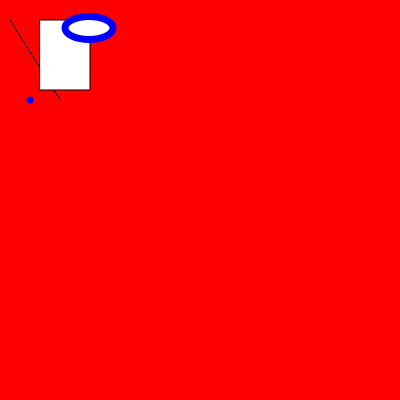
Frame 1 (no input)
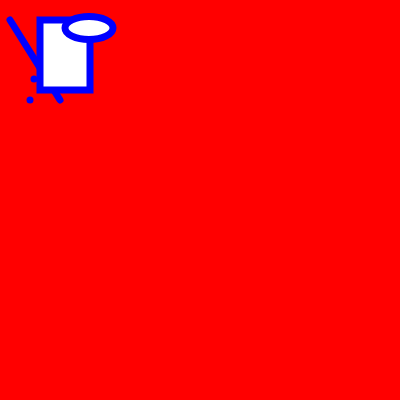
Frame 60 (no input)
Frame 120 (the mouse pressed at the canvas centre since frame 60): identical to frame 60, image omitted

The p5.js sketch that drew these frames (run headless with seeded random() and noise() and a simulated clock; from frame 60 on, the mouse is pressed at the canvas centre):

// p5.js sketch
// ── sketch.js
// this was done online and it is the first class


function setup(){
createCanvas(400, 400);
}


function draw(){
    // background(220);
    background("red");
    
    point(34, 79);
    point(78, 38);
    line(10, 20, 60, 100);

    rect(40, 20, 50, 70);

    stroke("blue");
    strokeWeight(7);

    point(30, 100);

    ellipse(89, 28, 48, 23)


} 
